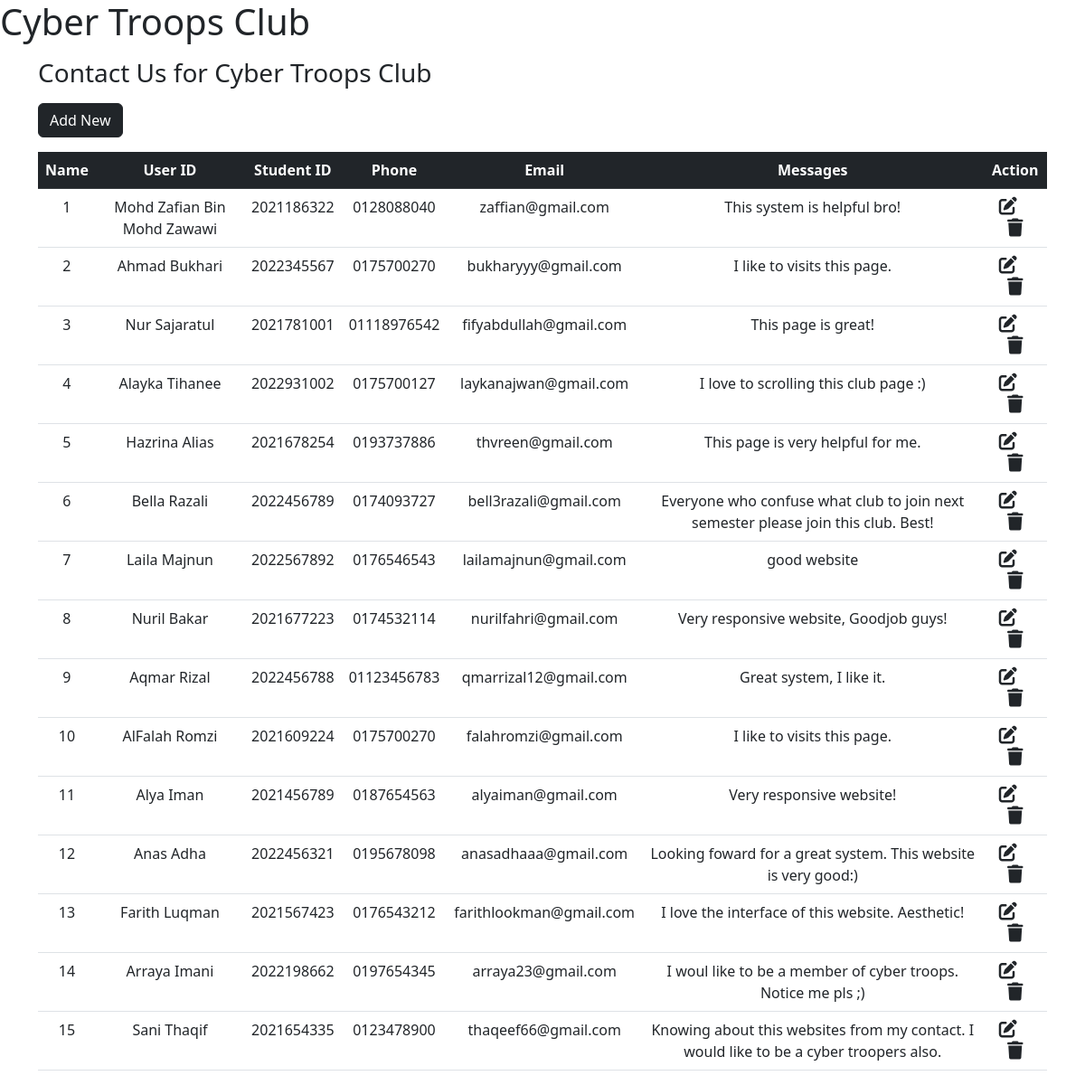
The page /contact.php on the database its author committed.
### tables this page shows
CREATE TABLE `contact` (
  `contact_id` int NOT NULL,
  `contact_name` varchar(200) NOT NULL,
  `contact_studid` int NOT NULL,
  `contact_desc` longtext NOT NULL,
  `contact_email` varchar(150) NOT NULL,
  `contact_phone` varchar(12) NOT NULL
);

### contact.php (the view, shortened to what this page needs)
<?php
include "db_conn.php";
?>
<!DOCTYPE html>
<html lang="en">
<head>
  <link href="https://cdn.jsdelivr.net/npm/bootstrap@5.2.3/dist/css/bootstrap.min.css" rel="stylesheet">
  <link rel="stylesheet" href="https://cdnjs.cloudflare.com/ajax/libs/font-awesome/6.4.0/css/all.min.css" />
</head>
<body>
    <h1>Cyber Troops Club</h1>
  <div class="container">
	<p align="center"><h3>Contact Us for Cyber Troops Club</h3></p>
    <a href="add_contact.php" class="btn btn-dark mb-3">Add New</a>
    <table class="table table-hover text-center">
      <thead class="table-dark">
        <tr>
          <th scope="col">Name</th>
          <th scope="col">User ID</th>
          <th scope="col">Student ID</th>
		   <th scope="col">Phone</th>
          <th scope="col">Email</th>
          <th scope="col">Messages</th>
          <th scope="col">Action</th>
        </tr>
      </thead>
      <tbody>
        <?php
        $sql = "SELECT * FROM `contact`";
        $result = mysqli_query($conn, $sql);
        while ($row = mysqli_fetch_assoc($result)) {
        ?>
          <tr>
            <td><?php echo $row["contact_id"] ?></td>
            <td><?php echo $row["contact_name"] ?></td>
            <td><?php echo $row["contact_studid"] ?></td>
            <td><?php echo $row["contact_phone"] ?></td>
            <td><?php echo $row["contact_email"] ?></td>
            <td><?php echo $row["contact_desc"] ?></td>
            <td>
              <a href="edit_Contact.php?contact_id=<?php echo $row["contact_id"] ?>" class="link-dark"><i class="fa-solid fa-pen-to-square fs-5 me-3"></i></a>
              <a href="delete_Contact.php?contact_id=<?php echo $row["contact_id"] ?>" class="link-dark"><i class="fa-solid fa-trash fs-5"></i></a>
            </td>
          </tr>
        <?php
        }
        ?>
      </tbody>
    </table>
  </div>
</body>
</html>

### rows shown on the page
contact: contact_id "1", contact_name "Mohd Zafian Bin Mohd Zawawi", contact_studid "2021186322", contact_phone "0128088040", contact_email "zaffian@gmail.com", contact_desc "This system is helpful bro!"
contact: contact_id "2", contact_name "Ahmad Bukhari", contact_studid "2022345567", contact_phone "0175700270", contact_email "bukharyyy@gmail.com", contact_desc "I like to visits this page."
contact: contact_id "3", contact_name "Nur Sajaratul", contact_studid "2021781001", contact_phone "01118976542", contact_email "fifyabdullah@gmail.com", contact_desc "This page is great!"
contact: contact_id "4", contact_name "Alayka Tihanee", contact_studid "2022931002", contact_phone "0175700127", contact_email "laykanajwan@gmail.com", contact_desc "I love to scrolling this club page :)"
contact: contact_id "5", contact_name "Hazrina Alias", contact_studid "2021678254", contact_phone "0193737886", contact_email "thvreen@gmail.com", contact_desc "This page is very helpful for me."
contact: contact_id "6", contact_name "Bella Razali", contact_studid "2022456789", contact_phone "0174093727", contact_email "bell3razali@gmail.com", contact_desc "Everyone who confuse what club to join next semester please join this club. Best!"
contact: contact_id "7", contact_name "Laila Majnun", contact_studid "2022567892", contact_phone "0176546543", contact_email "lailamajnun@gmail.com", contact_desc "good website"
contact: contact_id "8", contact_name "Nuril Bakar", contact_studid "2021677223", contact_phone "0174532114", contact_email "nurilfahri@gmail.com", contact_desc "Very responsive website, Goodjob guys!"
contact: contact_id "9", contact_name "Aqmar Rizal", contact_studid "2022456788", contact_phone "01123456783", contact_email "qmarrizal12@gmail.com", contact_desc "Great system, I like it."
contact: contact_id "10", contact_name "AlFalah Romzi", contact_studid "2021609224", contact_phone "0175700270", contact_email "falahromzi@gmail.com", contact_desc "I like to visits this page."
contact: contact_id "11", contact_name "Alya Iman", contact_studid "2021456789", contact_phone "0187654563", contact_email "alyaiman@gmail.com", contact_desc "Very responsive website!"
contact: contact_id "12", contact_name "Anas Adha", contact_studid "2022456321", contact_phone "0195678098", contact_email "anasadhaaa@gmail.com", contact_desc "Looking foward for a great system. This website is very good:)"
contact: contact_id "13", contact_name "Farith Luqman", contact_studid "2021567423", contact_phone "0176543212", contact_email "farithlookman@gmail.com", contact_desc "I love the interface of this website. Aesthetic!"
contact: contact_id "14", contact_name "Arraya Imani", contact_studid "2022198662", contact_phone "0197654345", contact_email "arraya23@gmail.com", contact_desc "I woul like to be a member of cyber troops. Notice me pls ;)"
contact: contact_id "15", contact_name "Sani Thaqif", contact_studid "2021654335", contact_phone "0123478900", contact_email "thaqeef66@gmail.com", contact_desc "Knowing about this websites from my contact. I would like to be a cyber troopers also."
